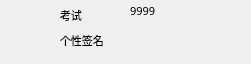
<?xml version="1.0" encoding="UTF-8"?>
<ui version="4.0">
 <class>Mychatwidget</class>
 <widget class="QWidget" name="Mychatwidget">
  <property name="geometry">
   <rect>
    <x>0</x>
    <y>0</y>
    <width>251</width>
    <height>64</height>
   </rect>
  </property>
  <property name="windowTitle">
   <string>Form</string>
  </property>
  <widget class="QLabel" name="label">
   <property name="geometry">
    <rect>
     <x>10</x>
     <y>5</y>
     <width>25</width>
     <height>25</height>
    </rect>
   </property>
   <property name="styleSheet">
    <string notr="true">border-image:url(&quot;:/school.jpg&quot;);
border-radius:1px;</string>
   </property>
   <property name="text">
    <string/>
   </property>
  </widget>
  <widget class="QLabel" name="label_2">
   <property name="geometry">
    <rect>
     <x>60</x>
     <y>5</y>
     <width>161</width>
     <height>21</height>
    </rect>
   </property>
   <property name="font">
    <font>
     <family>微软雅黑</family>
     <pointsize>8</pointsize>
    </font>
   </property>
   <property name="text">
    <string>考试</string>
   </property>
  </widget>
  <widget class="QLabel" name="label_3">
   <property name="geometry">
    <rect>
     <x>60</x>
     <y>30</y>
     <width>161</width>
     <height>21</height>
    </rect>
   </property>
   <property name="font">
    <font>
     <family>微软雅黑</family>
     <pointsize>8</pointsize>
    </font>
   </property>
   <property name="text">
    <string>个性签名</string>
   </property>
  </widget>
  <widget class="QLabel" name="label_4">
   <property name="geometry">
    <rect>
     <x>130</x>
     <y>0</y>
     <width>161</width>
     <height>21</height>
    </rect>
   </property>
   <property name="font">
    <font>
     <family>微软雅黑</family>
     <pointsize>8</pointsize>
    </font>
   </property>
   <property name="text">
    <string>9999</string>
   </property>
  </widget>
 </widget>
 <resources/>
 <connections/>
</ui>
